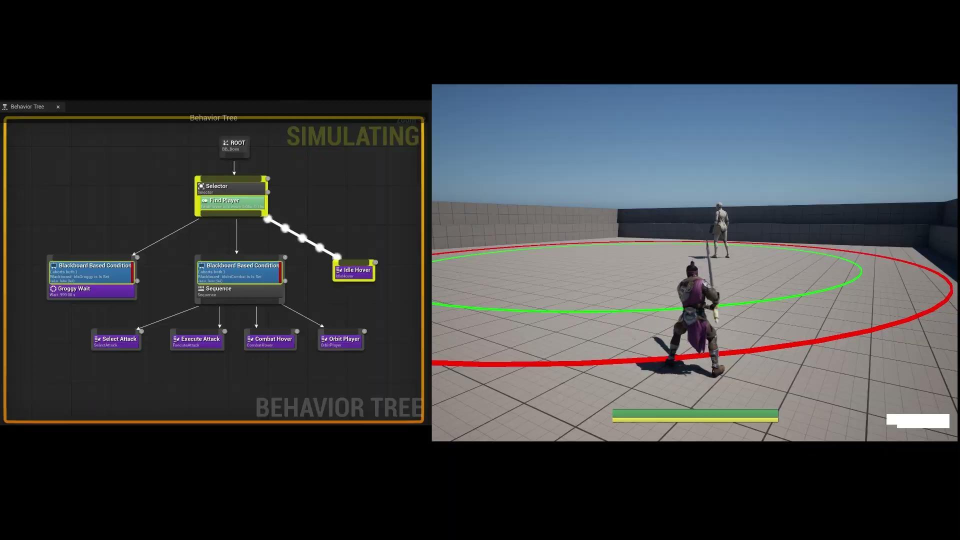
#> input picture media/boss-ai.jpg, 1920 x 1080 px (shown at 1/2 size)
$ python make-thumb.py ../media/boss-ai.jpg out.png
#> lines starting #> are read from the running program, lines starting #| are printed output that depends on the picture
"""카드 썸네일 만들기: 16:9로 잘라 640x360 JPG로 저장한다. Pillow가 필요하다.

사용법:
  python tools/make-thumb.py 원본.png media/thumbs/이름.jpg
  python tools/make-thumb.py 원본.jpg media/thumbs/이름.jpg --box 862,168,1920,888  # 이 영역만 먼저 자름
  python tools/make-thumb.py 원본.png media/thumbs/이름.jpg --top 0                 # 세로로 길면 위쪽 기준으로 자름
"""
import argparse

from PIL import Image

parser = argparse.ArgumentParser()
parser.add_argument("source")
parser.add_argument("output")
parser.add_argument("--box", help="left,top,right,bottom")
parser.add_argument("--top", type=float, default=0.5, help="0=위쪽 1=아래쪽")
args = parser.parse_args()

image = Image.open(args.source).convert("RGB")
#> image is the input picture: PIL image 1920x1080 RGB; mean R, G, B 57.4, 59.3, 61.5
if args.box:
    image = image.crop(tuple(int(v) for v in args.box.split(",")))

width, height = 640, 360
source_w, source_h = image.size
#> source_w = 1920; source_h = 1080
if source_w / source_h > width / height:
    crop_w = int(source_h * width / height)
    left = (source_w - crop_w) // 2
    image = image.crop((left, 0, left + crop_w, source_h))
else:
    crop_h = int(source_w * height / width)
#> crop_h = 1080
    top = int((source_h - crop_h) * args.top)
#> top = 0
    image = image.crop((0, top, source_w, top + crop_h))

image.resize((width, height), Image.LANCZOS).save(args.output, quality=84)
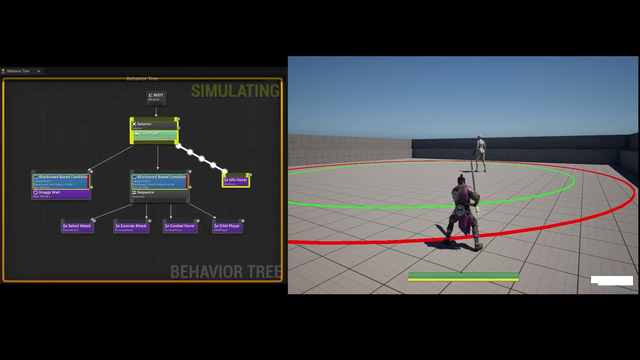
#> saved as out.png: PIL image 640x360 RGB; mean R, G, B 57.4, 59.3, 61.5
print(args.output)
